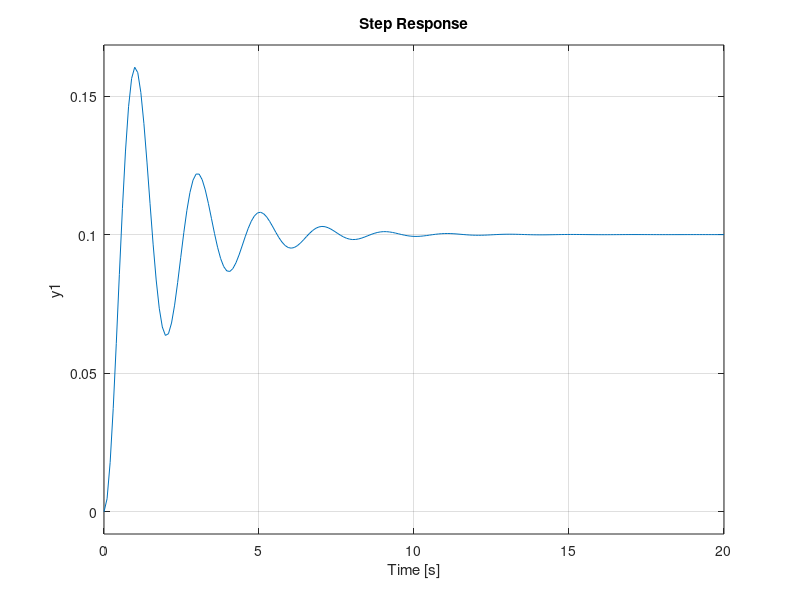

This figure's MATLAB source: (Note: this script raises an error after producing the figure.)
% Problem Set 5 --- Problem 5

clear all;
close all;


% Mass Spring Damper

M = 1;
B = 1;
k = 10;

% Plotting Step Response of X(s) and sX(s)

% Transfer Function

% Define Numerator
num = [1];

% Define Denominator
den = [M,B,k]; % Represents polynomial, want to make transferfunction!

G_1 = tf(num,den)

figure(1)
step(G_1) % Creates step response for transfer function, assumes unit step input


% Next G_2

num2 = [1,0];

G_2 = tf(num2,den)
figure(2)
stepinfo(G_2)
grid



A = [0,1;-k/M,-B/M];

B = [0;1/M];

C = [10;.01];

D = [0;0];

sys = ss(A,B,C,D)

ss2tf
tf2ss











